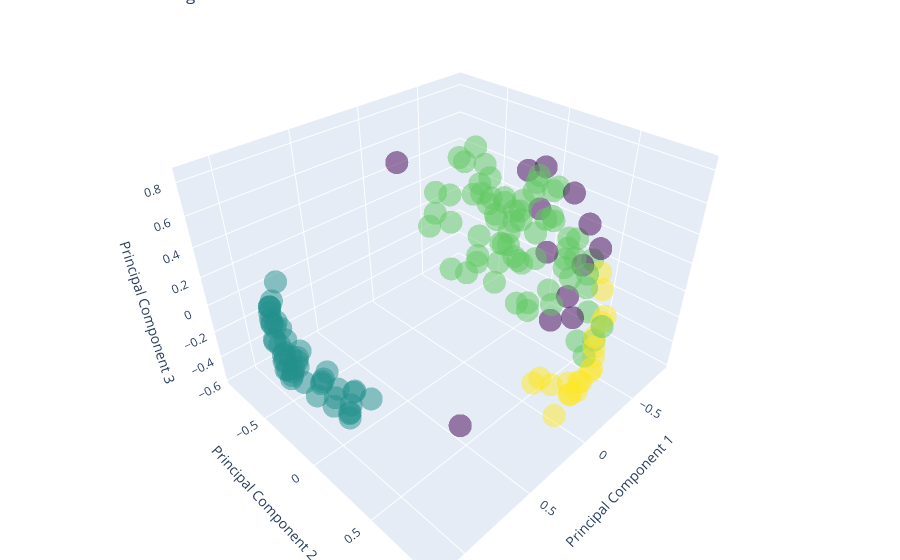

The notebook cell saved with this chart:
### Code cell
interactive_visualization(x, cluster_labels)

### Figure 1 — Plotly figure (JSON) as saved in the notebook; plotly's stock layout.template omitted (floating-point values rounded to 4 significant figures; data arrays with more than 128 entries replaced by an {"elided": "..."} marker saying what was removed)
{"data": [{"marker": {"color": {"elided": "147 int values"}, "colorscale": [[0, "#440154"], [0.1111, "#482878"], [0.2222, "#3e4989"], [0.3333, "#31688e"], [0.4444, "#26828e"], [0.5556, "#1f9e89"], [0.6667, "#35b779"], [0.7778, "#6ece58"], [0.8889, "#b5de2b"], [1, "#fde725"]], "opacity": 0.5}, "mode": "markers", "text": "Cluster Labels", "type": "scatter3d", "x": {"elided": "147 float values"}, "y": {"elided": "147 float values"}, "z": {"elided": "147 float values"}}], "layout": {"margin": {"b": 0, "l": 0, "r": 0, "t": 0}, "scene": {"xaxis": {"title": {"text": "Principal Component 1"}}, "yaxis": {"title": {"text": "Principal Component 2"}}, "zaxis": {"title": {"text": "Principal Component 3"}}}, "title": {"text": "DBSCAN Clustering 3D Visualization"}}}
